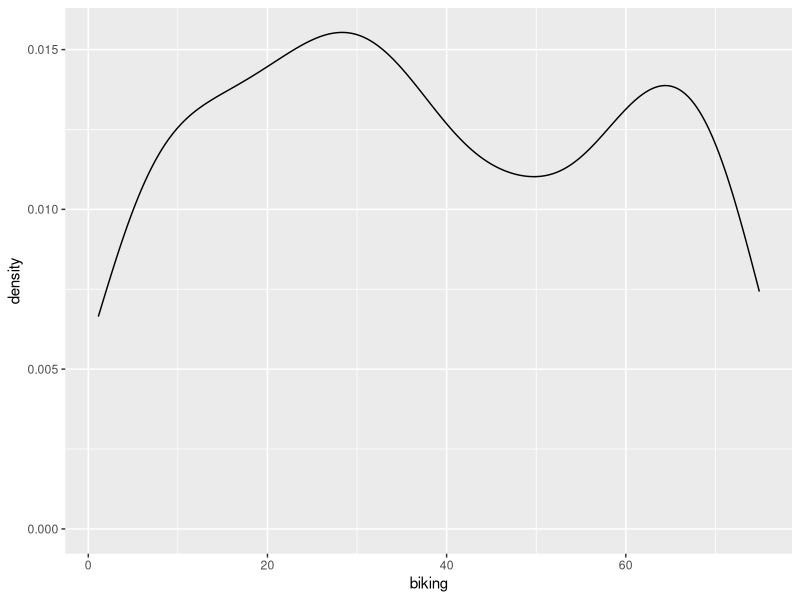
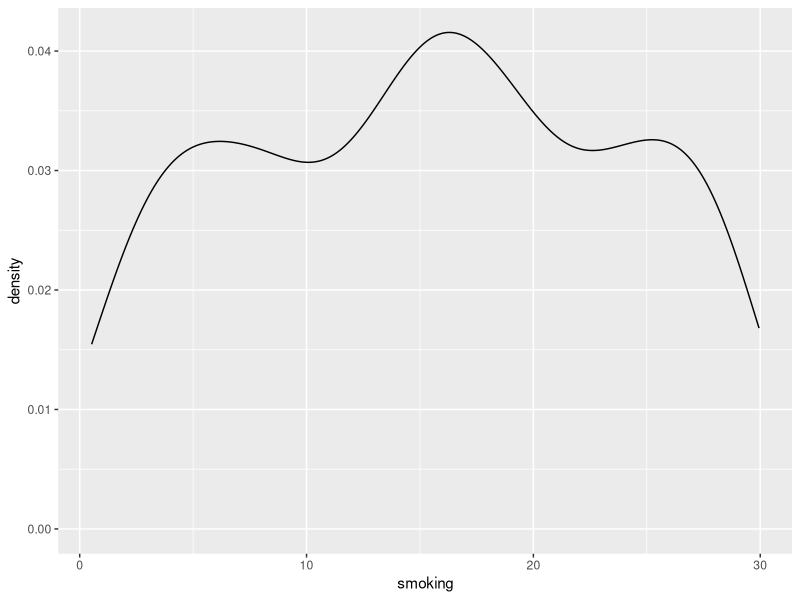
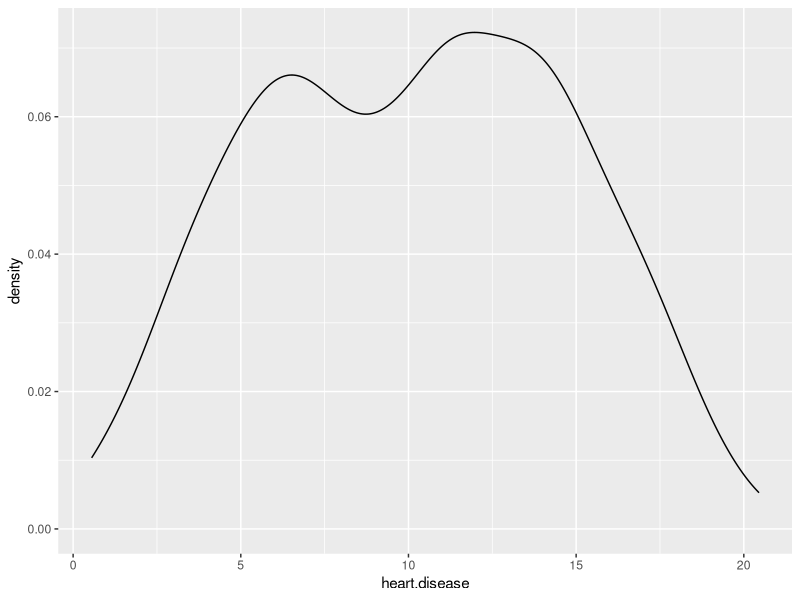
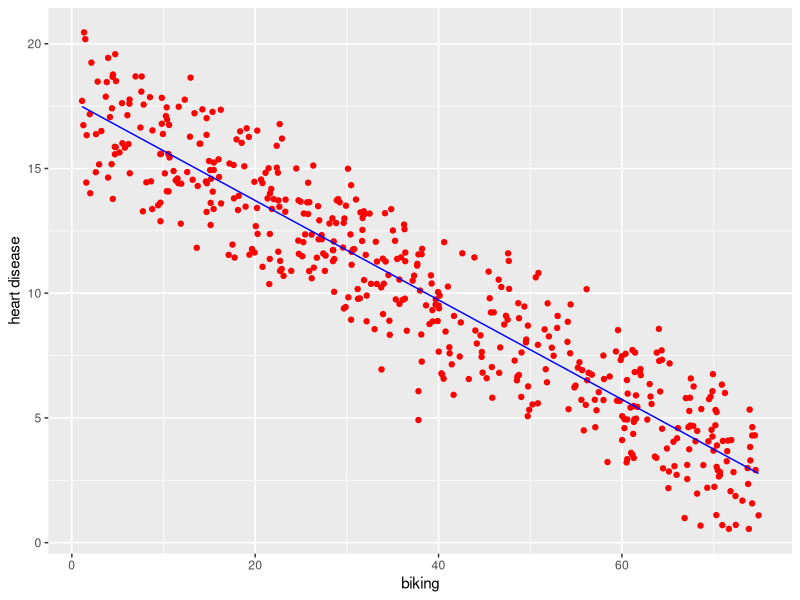

These charts were generated, in order, by the following R code:
# Simple linear regression with boston housing
library(tidyverse)

data = read_csv("heart.data.csv")
predict_data = read_csv("Heart_validation.csv")


# Explore data

head(data)
glimpse(data)
length(data)
summary(data)

# Missing values
colSums(is.na(data))

# Biking
ggplot(data=data, aes(biking)) + geom_density()

# Mean for imputation - biking
biking_mean = mean(data$biking, na.rm = TRUE)
data$biking = ifelse(is.na(data$biking), biking_mean, data$biking)
colSums(is.na(data))

# Mean for imputation - smoking
ggplot(data=data, aes(smoking)) + geom_density()
smoking_mean = mean(data$smoking, na.rm = TRUE)
data$smoking = ifelse(is.na(data$smoking), smoking_mean, data$smoking)
colSums(is.na(data))

# Mean for imputation - heart.disease
ggplot(data=data, aes(heart.disease)) + geom_density()
heart.disease_mean = mean(data$heart.disease, na.rm = TRUE)
data$heart.disease = ifelse(is.na(data$heart.disease), heart.disease_mean, data$heart.disease)
colSums(is.na(data))

# Simple Linear regression
data_new = data[c(1,3)] # Extracting column with index value
glimpse(data_new)

# Train test split
install.packages('caTools')
library(caTools)
set.seed(123)

split = sample.split(data$heart.disease, SplitRatio = 1/4)
training = subset(data, split=TRUE)
test = subset(data, split=FALSE)

# Fit our model on training set
regressor = lm(formula=heart.disease~biking, training)
summary(regressor)

# Predict
new = predict_data
paste("The value is: ",predict(regressor, newdata = new))
y_pred = predict(regressor, newdata = test)

# Viusalization
ggplot()+geom_point(aes(x=test$biking, y=test$heart.disease), color='red')+
  geom_line(aes(x=test$biking, y=y_pred), color='blue')+
  xlab('biking')+
  ylab('heart disease')

# Mean Squared Error (1/n * summation(actual - predicted)^2)
summ = summary(regressor)
summ
paste("The mean squared error is: ", mean(summ$residuals^2))



# Mean Squared error is 2.69
# R squared is 0.87
# Actual heart disease values were 9.6, 13.5, 10.1, 11.8
# Predicted heart disease values were 8.7, 16.0, 9.3, 11.6
